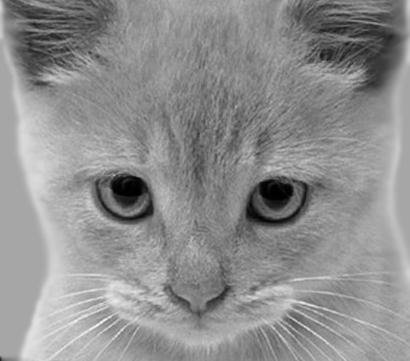
#> input picture EE200_practical_programming/cat_gray.jpg, 410 x 361 px
$ jupyter execute --allow-errors Basic_image_audio_tut.ipynb
#> lines starting #> are read from the running program, lines starting #| are printed output that depends on the picture
[cell 1]
'''This tutrial will help you understand the basic image related operations like loading an image, resizing an image,
cropping and rotating an image etc'''


from PIL import Image
import numpy as np
import matplotlib.pyplot as plt

# 1. Load an image
img = Image.open('./cat_gray.jpg')  # Replace with your file path
#> img is the input picture: PIL image 410x361 L; min 0, max 254, mean 142.9

# 2. Display original image
plt.figure(figsize=(6, 4))
plt.imshow(img)
plt.title("Original Image")
plt.axis('off')
plt.show()

# 3. Convert to grayscale
img_gray = img.convert('L')

# 4. Resize image
img_resized = img.resize((200, 200))
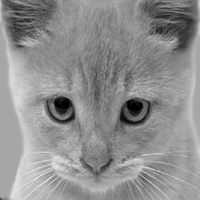
#> img_resized: PIL image 200x200 L; min 0, max 238, mean 142.9

# 5. Crop image (left, upper, right, lower)
img_cropped = img.crop((50, 50, 200, 200))
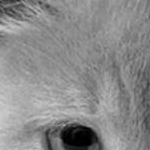
#> img_cropped: PIL image 150x150 L; min 0, max 206, mean 138.3

# 6. Rotate image
img_rotated = img.rotate(45)  # Rotate 45 degrees counter-clockwise
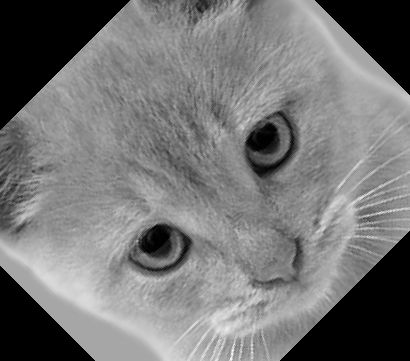
#> img_rotated: PIL image 410x361 L; min 0, max 254, mean 118

# 7. Display processed images in a single plot using subplot function
fig, axs = plt.subplots(1, 4, figsize=(16, 4))

axs[0].imshow(img_gray, cmap='gray')
axs[0].set_title("Grayscale")
axs[0].axis('off')

axs[1].imshow(img_resized)
axs[1].set_title("Resized")
axs[1].axis('off')

axs[2].imshow(img_cropped)
axs[2].set_title("Cropped")
axs[2].axis('off')

axs[3].imshow(img_rotated)
axs[3].set_title("Rotated")
axs[3].axis('off')

plt.tight_layout()
plt.show()
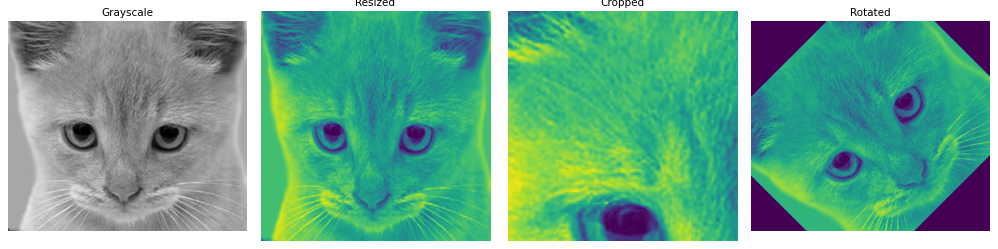
#> figure drawn by matplotlib, 4 panels
